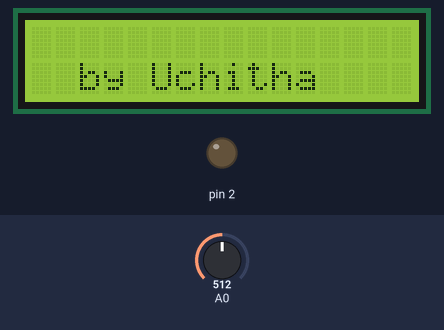
Bench run of a sketch on a simulated Arduino Uno, built with avr-gcc and run on an emulated ATmega328P. On the bench: 16×2 character LCD, output pins drawn as LEDs (lit = HIGH). The test bench sets the inputs (shaded band); at power-on: A0 = 512.

Above: at 2.1 s.
At 4.7 s:
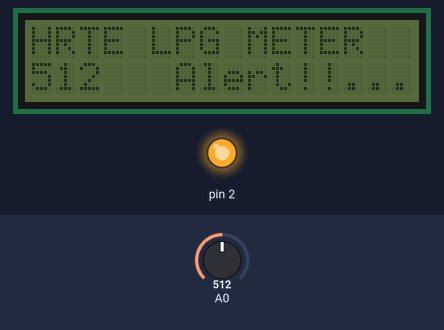
4.8 s: A0 set to 315
At 6.5 s:
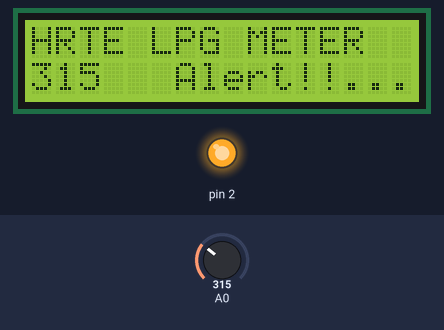
8.9 s: A0 set to 284
At 10.2 s:
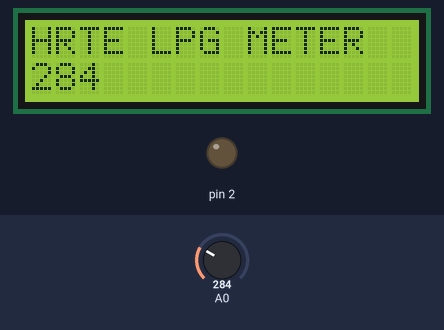
12.8 s: A0 set to 306
At 13.3 s:
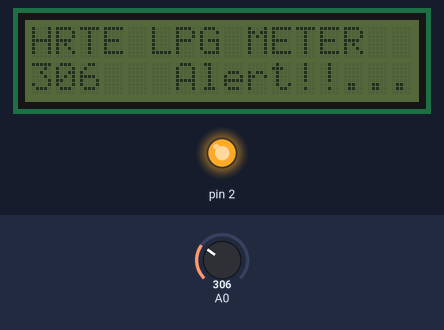
Timing chart, 0 to 15.8 s (numbered marks = the images above; inputs shaded):
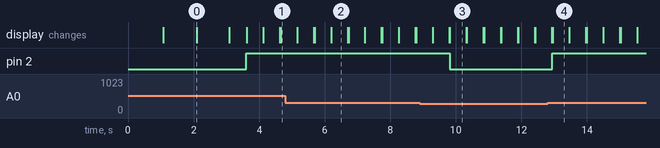

Measured:
- the behaviour switches between 301 and 300 on A0 (found by bisection; images 2 and 3)
- after the input at 8.9 s, pin 2: HIGH → LOW after 0.92 s; the display: first differs from a run without the input after 0.92 s (image 3)
- after the input at 12.8 s, pin 2: LOW → HIGH after 0.15 s; the display: first differs from a run without the input after 0.16 s (image 4)
- what the display in image 0 shows lasts 1.0 s, from 2.1 s to 3.1 s
- what the display in image 2 shows lasts 0.5 s, from 6.2 s to 6.7 s

The sketch:

GAS_SENSOR.ino
```cpp
#include<LiquidCrystal_I2C.h>

LiquidCrystal_I2C lcd(0x26,16,2);


int smoke;

void setup() {
pinMode(A0,INPUT);
Serial.begin(9600);
pinMode(2,OUTPUT);
lcd.init();
lcd.backlight();
lcd.setCursor(0,0);
lcd.print("HRTE PROJECTS");
delay(1000);
lcd.clear();
delay(1000);
lcd.setCursor(2,1);
lcd.print("by Uchitha");
delay(1000);
lcd.clear();
delay(500);
}

void loop() {
smoke = analogRead(A0);

lcd.setCursor(0,0);
lcd.print("HRTE LPG METER ");
lcd.setCursor(0,1);
lcd.print(smoke);

if (smoke > 300)
{
  digitalWrite(2,HIGH);
  lcd.setCursor(5,1);
  lcd.print(" Alert!!...");
  lcd.noBacklight();
  delay(500);
  lcd.backlight();
  }
else
{
  digitalWrite(2,LOW);
  }
  delay(500);
  lcd.clear();
}
```
